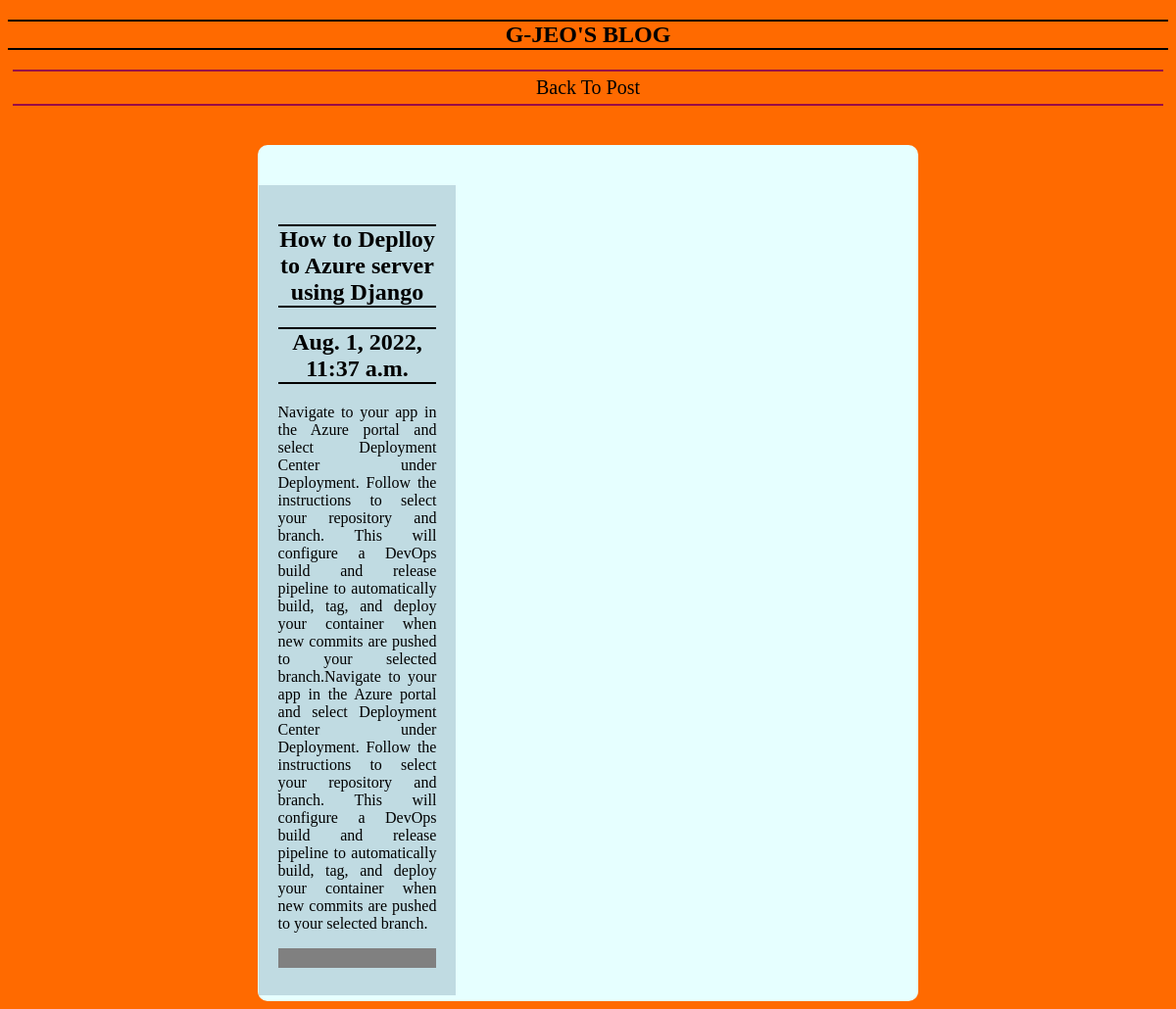
/post/1, run on the app's committed database.
### postapp/models.py (models this page shows)
class Post(models.Model):
    title = models.CharField(max_length=100)
    body = models.CharField(max_length=1000000)
    create_at = models.DateTimeField(default=datetime.now, blank=True)

### postapp/views.py (the view)
# urls.py: path('post/<int:pk>', views.post, name='post')
def post(request,pk):
    posts = Post.objects.get(id=pk)
    return render(request, 'post.html',{'posts': posts})

### templates/post.html (shortened to what this page needs)
{% load static %}
<!doctype html>
<html>
<head>
    <link rel="stylesheet" href="{% static 'css/style.css' %}" />
</head>
<body>
   <CENTER><h2>G-JEO'S BLOG</h2>
      <a href="/index"  style="text-decoration:none;color:black">Back To Post</a>
    <div class="call-out-container" style="background-color:#e6ffff;border-radius:10px;width:57%;height:auto;text-align:justify">
       <div class="call-out-container" style="padding:1px">
             <div class="call-out">
             <h2>{{posts.title}}</h2>
             <h2>{{posts.create_at}}</h2>
             <p>{{posts.body}}</p><hr style="border:10px solid gray">
             </div>
    </div>
</CENTER>
</body>
</html>

### static/css/style.css (style rules this page uses)
body { background:#ff6a00; }
h2 { text-align: center; font-family: 'Adobe Caslon Pro'; border-bottom: 2px solid black; border-top: 2px solid black; }
.nave-container, li, nav, ul, a { max-width: 1400px; display: flex; flex-direction: row; margin: 5px; padding: 5px; justify-content: center; align-items: center; justify-content: space-around; flex-direction: row; text-decoration: none; color: white; font-size: 20px; }
li, nav, ul, a { border-bottom: 2px solid #990b47; border-top: 2px solid #990b47; }
.call-out-container { max-width: 1400px; margin: 40px auto 0 auto; }
.call-out { padding: 20px; margin-bottom: 5px; box-sizing: border-box; flex-basis: 30%; }
.call-out:nth-last-child(1) { background-color:#c0dbe2; }
@media (min-width:900px) { .call-out-container { display: flex; justify-content: space-between; } }

### data on the page
Post: title "How to Deplloy to Azure server using Django", create_at "Aug. 1, 2022, 11:37 a.m.", body "Navigate to your app in the Azure portal and select Deployment Center under Deployment. Follow the instructions to select your repository and branch. This will configure a DevOps build and release pipeline to automatically build, tag, and deploy your container when new commits are pushed to your selected branch.Navigate to your app in the Azure portal and select Deployment Center under Deployment. Follow the instructions to select your repository and branch. This will configure a DevOps build and release pipeline to automatically build, tag, and deploy your container when new commits are pushed to your selected branch."
